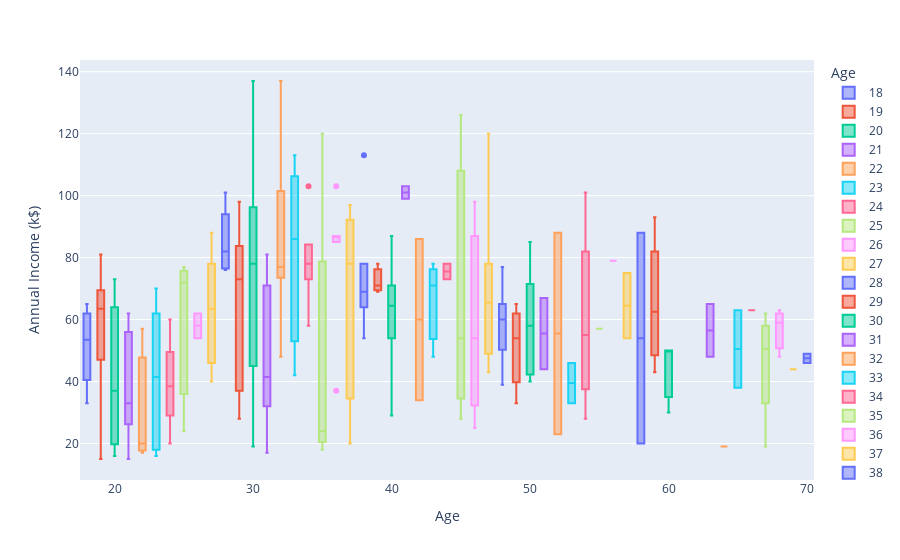

Notebook cell for this chart:
### Code cell
# Box Plot
px.box(df[['Age', 'Annual Income (k$)']].sort_values(by='Age')
       , x='Age'
       , y='Annual Income (k$)'
       , color='Age')

### Figure 1 — Plotly figure (JSON) as saved in the notebook; plotly's stock layout.template omitted (floating-point values rounded to 4 significant figures)
{"data": [{"alignmentgroup": "True", "hovertemplate": "Age=%{x}<br>Annual Income (k$)=%{y}<extra></extra>", "legendgroup": "18", "marker": {"color": "#636efa"}, "name": "18", "notched": false, "offsetgroup": "18", "orientation": "v", "showlegend": true, "type": "box", "x": [18, 18, 18, 18], "x0": " ", "xaxis": "x", "y": [65, 59, 48, 33], "y0": " ", "yaxis": "y"}, {"alignmentgroup": "True", "hovertemplate": "Age=%{x}<br>Annual Income (k$)=%{y}<extra></extra>", "legendgroup": "19", "marker": {"color": "#EF553B"}, "name": "19", "notched": false, "offsetgroup": "19", "orientation": "v", "showlegend": true, "type": "box", "x": [19, 19, 19, 19, 19, 19, 19, 19], "x0": " ", "xaxis": "x", "y": [15, 81, 74, 65, 64, 63, 48, 46], "y0": " ", "yaxis": "y"}, {"alignmentgroup": "True", "hovertemplate": "Age=%{x}<br>Annual Income (k$)=%{y}<extra></extra>", "legendgroup": "20", "marker": {"color": "#00cc96"}, "name": "20", "notched": false, "offsetgroup": "20", "orientation": "v", "showlegend": true, "type": "box", "x": [20, 20, 20, 20, 20], "x0": " ", "xaxis": "x", "y": [73, 37, 21, 61, 16], "y0": " ", "yaxis": "y"}, {"alignmentgroup": "True", "hovertemplate": "Age=%{x}<br>Annual Income (k$)=%{y}<extra></extra>", "legendgroup": "21", "marker": {"color": "#ab63fa"}, "name": "21", "notched": false, "offsetgroup": "21", "orientation": "v", "showlegend": true, "type": "box", "x": [21, 21, 21, 21, 21], "x0": " ", "xaxis": "x", "y": [33, 15, 30, 54, 62], "y0": " ", "yaxis": "y"}, {"alignmentgroup": "True", "hovertemplate": "Age=%{x}<br>Annual Income (k$)=%{y}<extra></extra>", "legendgroup": "22", "marker": {"color": "#FFA15A"}, "name": "22", "notched": false, "offsetgroup": "22", "orientation": "v", "showlegend": true, "type": "box", "x": [22, 22, 22], "x0": " ", "xaxis": "x", "y": [57, 17, 20], "y0": " ", "yaxis": "y"}, {"alignmentgroup": "True", "hovertemplate": "Age=%{x}<br>Annual Income (k$)=%{y}<extra></extra>", "legendgroup": "23", "marker": {"color": "#19d3f3"}, "name": "23", "notched": false, "offsetgroup": "23", "orientation": "v", "showlegend": true, "type": "box", "x": [23, 23, 23, 23, 23, 23], "x0": " ", "xaxis": "x", "y": [54, 16, 29, 18, 62, 70], "y0": " ", "yaxis": "y"}, {"alignmentgroup": "True", "hovertemplate": "Age=%{x}<br>Annual Income (k$)=%{y}<extra></extra>", "legendgroup": "24", "marker": {"color": "#FF6692"}, "name": "24", "notched": false, "offsetgroup": "24", "orientation": "v", "showlegend": true, "type": "box", "x": [24, 24, 24, 24], "x0": " ", "xaxis": "x", "y": [39, 20, 60, 38], "y0": " ", "yaxis": "y"}, {"alignmentgroup": "True", "hovertemplate": "Age=%{x}<br>Annual Income (k$)=%{y}<extra></extra>", "legendgroup": "25", "marker": {"color": "#B6E880"}, "name": "25", "notched": false, "offsetgroup": "25", "orientation": "v", "showlegend": true, "type": "box", "x": [25, 25, 25], "x0": " ", "xaxis": "x", "y": [24, 77, 72], "y0": " ", "yaxis": "y"}, {"alignmentgroup": "True", "hovertemplate": "Age=%{x}<br>Annual Income (k$)=%{y}<extra></extra>", "legendgroup": "26", "marker": {"color": "#FF97FF"}, "name": "26", "notched": false, "offsetgroup": "26", "orientation": "v", "showlegend": true, "type": "box", "x": [26, 26], "x0": " ", "xaxis": "x", "y": [62, 54], "y0": " ", "yaxis": "y"}, {"alignmentgroup": "True", "hovertemplate": "Age=%{x}<br>Annual Income (k$)=%{y}<extra></extra>", "legendgroup": "27", "marker": {"color": "#FECB52"}, "name": "27", "notched": false, "offsetgroup": "27", "orientation": "v", "showlegend": true, "type": "box", "x": [27, 27, 27, 27, 27, 27], "x0": " ", "xaxis": "x", "y": [40, 78, 88, 60, 67, 46], "y0": " ", "yaxis": "y"}, {"alignmentgroup": "True", "hovertemplate": "Age=%{x}<br>Annual Income (k$)=%{y}<extra></extra>", "legendgroup": "28", "marker": {"color": "#636efa"}, "name": "28", "notched": false, "offsetgroup": "28", "orientation": "v", "showlegend": true, "type": "box", "x": [28, 28, 28, 28], "x0": " ", "xaxis": "x", "y": [87, 101, 76, 77], "y0": " ", "yaxis": "y"}, {"alignmentgroup": "True", "hovertemplate": "Age=%{x}<br>Annual Income (k$)=%{y}<extra></extra>", "legendgroup": "29", "marker": {"color": "#EF553B"}, "name": "29", "notched": false, "offsetgroup": "29", "orientation": "v", "showlegend": true, "type": "box", "x": [29, 29, 29, 29, 29], "x0": " ", "xaxis": "x", "y": [79, 98, 28, 40, 73], "y0": " ", "yaxis": "y"}, {"alignmentgroup": "True", "hovertemplate": "Age=%{x}<br>Annual Income (k$)=%{y}<extra></extra>", "legendgroup": "30", "marker": {"color": "#00cc96"}, "name": "30", "notched": false, "offsetgroup": "30", "orientation": "v", "showlegend": true, "type": "box", "x": [30, 30, 30, 30, 30, 30, 30], "x0": " ", "xaxis": "x", "y": [19, 137, 34, 78, 99, 88, 78], "y0": " ", "yaxis": "y"}, {"alignmentgroup": "True", "hovertemplate": "Age=%{x}<br>Annual Income (k$)=%{y}<extra></extra>", "legendgroup": "31", "marker": {"color": "#ab63fa"}, "name": "31", "notched": false, "offsetgroup": "31", "orientation": "v", "showlegend": true, "type": "box", "x": [31, 31, 31, 31, 31, 31, 31, 31], "x0": " ", "xaxis": "x", "y": [81, 43, 72, 39, 25, 70, 40, 17], "y0": " ", "yaxis": "y"}, {"alignmentgroup": "True", "hovertemplate": "Age=%{x}<br>Annual Income (k$)=%{y}<extra></extra>", "legendgroup": "32", "marker": {"color": "#FFA15A"}, "name": "32", "notched": false, "offsetgroup": "32", "orientation": "v", "showlegend": true, "type": "box", "x": [32, 32, 32, 32, 32, 32, 32, 32, 32, 32, 32], "x0": " ", "xaxis": "x", "y": [77, 137, 126, 103, 97, 60, 48, 73, 76, 75, 87], "y0": " ", "yaxis": "y"}, {"alignmentgroup": "True", "hovertemplate": "Age=%{x}<br>Annual Income (k$)=%{y}<extra></extra>", "legendgroup": "33", "marker": {"color": "#19d3f3"}, "name": "33", "notched": false, "offsetgroup": "33", "orientation": "v", "showlegend": true, "type": "box", "x": [33, 33, 33], "x0": " ", "xaxis": "x", "y": [86, 113, 42], "y0": " ", "yaxis": "y"}, {"alignmentgroup": "True", "hovertemplate": "Age=%{x}<br>Annual Income (k$)=%{y}<extra></extra>", "legendgroup": "34", "marker": {"color": "#FF6692"}, "name": "34", "notched": false, "offsetgroup": "34", "orientation": "v", "showlegend": true, "type": "box", "x": [34, 34, 34, 34, 34], "x0": " ", "xaxis": "x", "y": [78, 58, 78, 78, 103], "y0": " ", "yaxis": "y"}, {"alignmentgroup": "True", "hovertemplate": "Age=%{x}<br>Annual Income (k$)=%{y}<extra></extra>", "legendgroup": "35", "marker": {"color": "#B6E880"}, "name": "35", "notched": false, "offsetgroup": "35", "orientation": "v", "showlegend": true, "type": "box", "x": [35, 35, 35, 35, 35, 35, 35, 35, 35], "x0": " ", "xaxis": "x", "y": [120, 18, 93, 74, 21, 19, 28, 23, 24], "y0": " ", "yaxis": "y"}, {"alignmentgroup": "True", "hovertemplate": "Age=%{x}<br>Annual Income (k$)=%{y}<extra></extra>", "legendgroup": "36", "marker": {"color": "#FF97FF"}, "name": "36", "notched": false, "offsetgroup": "36", "orientation": "v", "showlegend": true, "type": "box", "x": [36, 36, 36, 36, 36, 36], "x0": " ", "xaxis": "x", "y": [87, 87, 87, 103, 37, 85], "y0": " ", "yaxis": "y"}, {"alignmentgroup": "True", "hovertemplate": "Age=%{x}<br>Annual Income (k$)=%{y}<extra></extra>", "legendgroup": "37", "marker": {"color": "#FECB52"}, "name": "37", "notched": false, "offsetgroup": "37", "orientation": "v", "showlegend": true, "type": "box", "x": [37, 37, 37], "x0": " ", "xaxis": "x", "y": [78, 97, 20], "y0": " ", "yaxis": "y"}, {"alignmentgroup": "True", "hovertemplate": "Age=%{x}<br>Annual Income (k$)=%{y}<extra></extra>", "legendgroup": "38", "marker": {"color": "#636efa"}, "name": "38", "notched": false, "offsetgroup": "38", "orientation": "v", "showlegend": true, "type": "box", "x": [38, 38, 38, 38, 38, 38], "x0": " ", "xaxis": "x", "y": [113, 71, 78, 54, 64, 67], "y0": " ", "yaxis": "y"}, {"alignmentgroup": "True", "hovertemplate": "Age=%{x}<br>Annual Income (k$)=%{y}<extra></extra>", "legendgroup": "39", "marker": {"color": "#EF553B"}, "name": "39", "notched": false, "offsetgroup": "39", "orientation": "v", "showlegend": true, "type": "box", "x": [39, 39, 39], "x0": " ", "xaxis": "x", "y": [78, 69, 71], "y0": " ", "yaxis": "y"}, {"alignmentgroup": "True", "hovertemplate": "Age=%{x}<br>Annual Income (k$)=%{y}<extra></extra>", "legendgroup": "40", "marker": {"color": "#00cc96"}, "name": "40", "notched": false, "offsetgroup": "40", "orientation": "v", "showlegend": true, "type": "box", "x": [40, 40, 40, 40, 40, 40], "x0": " ", "xaxis": "x", "y": [71, 69, 60, 54, 29, 87], "y0": " ", "yaxis": "y"}, {"alignmentgroup": "True", "hovertemplate": "Age=%{x}<br>Annual Income (k$)=%{y}<extra></extra>", "legendgroup": "41", "marker": {"color": "#ab63fa"}, "name": "41", "notched": false, "offsetgroup": "41", "orientation": "v", "showlegend": true, "type": "box", "x": [41, 41], "x0": " ", "xaxis": "x", "y": [99, 103], "y0": " ", "yaxis": "y"}, {"alignmentgroup": "True", "hovertemplate": "Age=%{x}<br>Annual Income (k$)=%{y}<extra></extra>", "legendgroup": "42", "marker": {"color": "#FFA15A"}, "name": "42", "notched": false, "offsetgroup": "42", "orientation": "v", "showlegend": true, "type": "box", "x": [42, 42], "x0": " ", "xaxis": "x", "y": [34, 86], "y0": " ", "yaxis": "y"}, {"alignmentgroup": "True", "hovertemplate": "Age=%{x}<br>Annual Income (k$)=%{y}<extra></extra>", "legendgroup": "43", "marker": {"color": "#19d3f3"}, "name": "43", "notched": false, "offsetgroup": "43", "orientation": "v", "showlegend": true, "type": "box", "x": [43, 43, 43], "x0": " ", "xaxis": "x", "y": [78, 71, 48], "y0": " ", "yaxis": "y"}, {"alignmentgroup": "True", "hovertemplate": "Age=%{x}<br>Annual Income (k$)=%{y}<extra></extra>", "legendgroup": "44", "marker": {"color": "#FF6692"}, "name": "44", "notched": false, "offsetgroup": "44", "orientation": "v", "showlegend": true, "type": "box", "x": [44, 44], "x0": " ", "xaxis": "x", "y": [78, 73], "y0": " ", "yaxis": "y"}, {"alignmentgroup": "True", "hovertemplate": "Age=%{x}<br>Annual Income (k$)=%{y}<extra></extra>", "legendgroup": "45", "marker": {"color": "#B6E880"}, "name": "45", "notched": false, "offsetgroup": "45", "orientation": "v", "showlegend": true, "type": "box", "x": [45, 45, 45], "x0": " ", "xaxis": "x", "y": [54, 28, 126], "y0": " ", "yaxis": "y"}, {"alignmentgroup": "True", "hovertemplate": "Age=%{x}<br>Annual Income (k$)=%{y}<extra></extra>", "legendgroup": "46", "marker": {"color": "#FF97FF"}, "name": "46", "notched": false, "offsetgroup": "46", "orientation": "v", "showlegend": true, "type": "box", "x": [46, 46, 46], "x0": " ", "xaxis": "x", "y": [25, 54, 98], "y0": " ", "yaxis": "y"}, {"alignmentgroup": "True", "hovertemplate": "Age=%{x}<br>Annual Income (k$)=%{y}<extra></extra>", "legendgroup": "47", "marker": {"color": "#FECB52"}, "name": "47", "notched": false, "offsetgroup": "47", "orientation": "v", "showlegend": true, "type": "box", "x": [47, 47, 47, 47, 47, 47], "x0": " ", "xaxis": "x", "y": [78, 49, 71, 60, 43, 120], "y0": " ", "yaxis": "y"}, {"alignmentgroup": "True", "hovertemplate": "Age=%{x}<br>Annual Income (k$)=%{y}<extra></extra>", "legendgroup": "48", "marker": {"color": "#636efa"}, "name": "48", "notched": false, "offsetgroup": "48", "orientation": "v", "showlegend": true, "type": "box", "x": [48, 48, 48, 48, 48], "x0": " ", "xaxis": "x", "y": [39, 60, 77, 61, 54], "y0": " ", "yaxis": "y"}, {"alignmentgroup": "True", "hovertemplate": "Age=%{x}<br>Annual Income (k$)=%{y}<extra></extra>", "legendgroup": "49", "marker": {"color": "#EF553B"}, "name": "49", "notched": false, "offsetgroup": "49", "orientation": "v", "showlegend": true, "type": "box", "x": [49, 49, 49, 49, 49, 49, 49], "x0": " ", "xaxis": "x", "y": [62, 65, 39, 33, 42, 62, 54], "y0": " ", "yaxis": "y"}, {"alignmentgroup": "True", "hovertemplate": "Age=%{x}<br>Annual Income (k$)=%{y}<extra></extra>", "legendgroup": "50", "marker": {"color": "#00cc96"}, "name": "50", "notched": false, "offsetgroup": "50", "orientation": "v", "showlegend": true, "type": "box", "x": [50, 50, 50, 50, 50], "x0": " ", "xaxis": "x", "y": [85, 40, 43, 58, 67], "y0": " ", "yaxis": "y"}, {"alignmentgroup": "True", "hovertemplate": "Age=%{x}<br>Annual Income (k$)=%{y}<extra></extra>", "legendgroup": "51", "marker": {"color": "#ab63fa"}, "name": "51", "notched": false, "offsetgroup": "51", "orientation": "v", "showlegend": true, "type": "box", "x": [51, 51], "x0": " ", "xaxis": "x", "y": [44, 67], "y0": " ", "yaxis": "y"}, {"alignmentgroup": "True", "hovertemplate": "Age=%{x}<br>Annual Income (k$)=%{y}<extra></extra>", "legendgroup": "52", "marker": {"color": "#FFA15A"}, "name": "52", "notched": false, "offsetgroup": "52", "orientation": "v", "showlegend": true, "type": "box", "x": [52, 52], "x0": " ", "xaxis": "x", "y": [88, 23], "y0": " ", "yaxis": "y"}, {"alignmentgroup": "True", "hovertemplate": "Age=%{x}<br>Annual Income (k$)=%{y}<extra></extra>", "legendgroup": "53", "marker": {"color": "#19d3f3"}, "name": "53", "notched": false, "offsetgroup": "53", "orientation": "v", "showlegend": true, "type": "box", "x": [53, 53], "x0": " ", "xaxis": "x", "y": [46, 33], "y0": " ", "yaxis": "y"}, {"alignmentgroup": "True", "hovertemplate": "Age=%{x}<br>Annual Income (k$)=%{y}<extra></extra>", "legendgroup": "54", "marker": {"color": "#FF6692"}, "name": "54", "notched": false, "offsetgroup": "54", "orientation": "v", "showlegend": true, "type": "box", "x": [54, 54, 54, 54], "x0": " ", "xaxis": "x", "y": [63, 28, 47, 101], "y0": " ", "yaxis": "y"}, {"alignmentgroup": "True", "hovertemplate": "Age=%{x}<br>Annual Income (k$)=%{y}<extra></extra>", "legendgroup": "55", "marker": {"color": "#B6E880"}, "name": "55", "notched": false, "offsetgroup": "55", "orientation": "v", "showlegend": true, "type": "box", "x": [55], "x0": " ", "xaxis": "x", "y": [57], "y0": " ", "yaxis": "y"}, {"alignmentgroup": "True", "hovertemplate": "Age=%{x}<br>Annual Income (k$)=%{y}<extra></extra>", "legendgroup": "56", "marker": {"color": "#FF97FF"}, "name": "56", "notched": false, "offsetgroup": "56", "orientation": "v", "showlegend": true, "type": "box", "x": [56], "x0": " ", "xaxis": "x", "y": [79], "y0": " ", "yaxis": "y"}, {"alignmentgroup": "True", "hovertemplate": "Age=%{x}<br>Annual Income (k$)=%{y}<extra></extra>", "legendgroup": "57", "marker": {"color": "#FECB52"}, "name": "57", "notched": false, "offsetgroup": "57", "orientation": "v", "showlegend": true, "type": "box", "x": [57, 57], "x0": " ", "xaxis": "x", "y": [75, 54], "y0": " ", "yaxis": "y"}, {"alignmentgroup": "True", "hovertemplate": "Age=%{x}<br>Annual Income (k$)=%{y}<extra></extra>", "legendgroup": "58", "marker": {"color": "#636efa"}, "name": "58", "notched": false, "offsetgroup": "58", "orientation": "v", "showlegend": true, "type": "box", "x": [58, 58], "x0": " ", "xaxis": "x", "y": [20, 88], "y0": " ", "yaxis": "y"}, {"alignmentgroup": "True", "hovertemplate": "Age=%{x}<br>Annual Income (k$)=%{y}<extra></extra>", "legendgroup": "59", "marker": {"color": "#EF553B"}, "name": "59", "notched": false, "offsetgroup": "59", "orientation": "v", "showlegend": true, "type": "box", "x": [59, 59, 59, 59], "x0": " ", "xaxis": "x", "y": [54, 71, 43, 93], "y0": " ", "yaxis": "y"}, {"alignmentgroup": "True", "hovertemplate": "Age=%{x}<br>Annual Income (k$)=%{y}<extra></extra>", "legendgroup": "60", "marker": {"color": "#00cc96"}, "name": "60", "notched": false, "offsetgroup": "60", "orientation": "v", "showlegend": true, "type": "box", "x": [60, 60, 60], "x0": " ", "xaxis": "x", "y": [50, 30, 50], "y0": " ", "yaxis": "y"}, {"alignmentgroup": "True", "hovertemplate": "Age=%{x}<br>Annual Income (k$)=%{y}<extra></extra>", "legendgroup": "63", "marker": {"color": "#ab63fa"}, "name": "63", "notched": false, "offsetgroup": "63", "orientation": "v", "showlegend": true, "type": "box", "x": [63, 63], "x0": " ", "xaxis": "x", "y": [65, 48], "y0": " ", "yaxis": "y"}, {"alignmentgroup": "True", "hovertemplate": "Age=%{x}<br>Annual Income (k$)=%{y}<extra></extra>", "legendgroup": "64", "marker": {"color": "#FFA15A"}, "name": "64", "notched": false, "offsetgroup": "64", "orientation": "v", "showlegend": true, "type": "box", "x": [64], "x0": " ", "xaxis": "x", "y": [19], "y0": " ", "yaxis": "y"}, {"alignmentgroup": "True", "hovertemplate": "Age=%{x}<br>Annual Income (k$)=%{y}<extra></extra>", "legendgroup": "65", "marker": {"color": "#19d3f3"}, "name": "65", "notched": false, "offsetgroup": "65", "orientation": "v", "showlegend": true, "type": "box", "x": [65, 65], "x0": " ", "xaxis": "x", "y": [63, 38], "y0": " ", "yaxis": "y"}, {"alignmentgroup": "True", "hovertemplate": "Age=%{x}<br>Annual Income (k$)=%{y}<extra></extra>", "legendgroup": "66", "marker": {"color": "#FF6692"}, "name": "66", "notched": false, "offsetgroup": "66", "orientation": "v", "showlegend": true, "type": "box", "x": [66, 66], "x0": " ", "xaxis": "x", "y": [63, 63], "y0": " ", "yaxis": "y"}, {"alignmentgroup": "True", "hovertemplate": "Age=%{x}<br>Annual Income (k$)=%{y}<extra></extra>", "legendgroup": "67", "marker": {"color": "#B6E880"}, "name": "67", "notched": false, "offsetgroup": "67", "orientation": "v", "showlegend": true, "type": "box", "x": [67, 67, 67, 67], "x0": " ", "xaxis": "x", "y": [54, 62, 19, 47], "y0": " ", "yaxis": "y"}, {"alignmentgroup": "True", "hovertemplate": "Age=%{x}<br>Annual Income (k$)=%{y}<extra></extra>", "legendgroup": "68", "marker": {"color": "#FF97FF"}, "name": "68", "notched": false, "offsetgroup": "68", "orientation": "v", "showlegend": true, "type": "box", "x": [68, 68, 68], "x0": " ", "xaxis": "x", "y": [48, 59, 63], "y0": " ", "yaxis": "y"}, {"alignmentgroup": "True", "hovertemplate": "Age=%{x}<br>Annual Income (k$)=%{y}<extra></extra>", "legendgroup": "69", "marker": {"color": "#FECB52"}, "name": "69", "notched": false, "offsetgroup": "69", "orientation": "v", "showlegend": true, "type": "box", "x": [69], "x0": " ", "xaxis": "x", "y": [44], "y0": " ", "yaxis": "y"}, {"alignmentgroup": "True", "hovertemplate": "Age=%{x}<br>Annual Income (k$)=%{y}<extra></extra>", "legendgroup": "70", "marker": {"color": "#636efa"}, "name": "70", "notched": false, "offsetgroup": "70", "orientation": "v", "showlegend": true, "type": "box", "x": [70, 70], "x0": " ", "xaxis": "x", "y": [49, 46], "y0": " ", "yaxis": "y"}], "layout": {"autosize": true, "boxmode": "overlay", "legend": {"title": {"text": "Age"}, "tracegroupgap": 0}, "margin": {"t": 60}, "xaxis": {"anchor": "y", "autorange": true, "categoryarray": [18, 19, 20, 21, 22, 23, 24, 25, 26, 27, 28, 29, 30, 31, 32, 33, 34, 35, 36, 37, 38, 39, 40, 41, 42, 43, 44, 45, 46, 47, 48, 49, 50, 51, 52, 53, 54, 55, 56, 57, 58, 59, 60, 63, 64, 65, 66, 67, 68, 69, 70], "categoryorder": "array", "domain": [0, 1], "range": [17.5, 70.5], "title": {"text": "Age"}, "type": "linear"}, "yaxis": {"anchor": "x", "autorange": true, "domain": [0, 1], "range": [8.222, 143.8], "title": {"text": "Annual Income (k$)"}, "type": "linear"}}}
